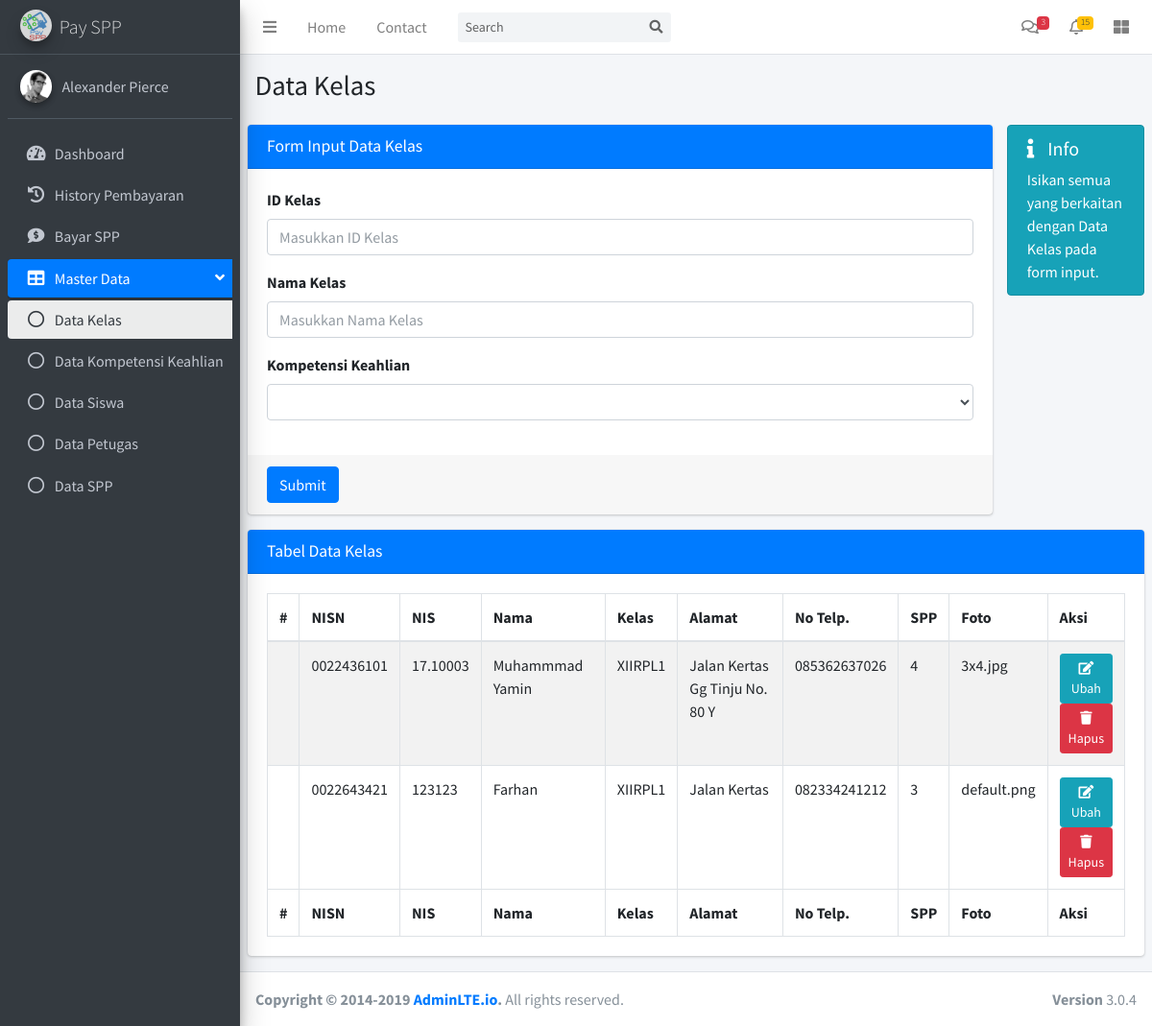
The page /index.php/kelas on the database its author committed.
### tables this page shows
CREATE TABLE `siswa` (
  `nisn` char(10) NOT NULL,
  `nis` char(8) NOT NULL,
  `nama` varchar(35) NOT NULL,
  `id_kelas` varchar(30) NOT NULL,
  `alamat` text NOT NULL,
  `no_telp` varchar(13) NOT NULL,
  `id_spp` int(11) NOT NULL,
  `password` varchar(50) NOT NULL,
  `photo` varchar(150) DEFAULT 'default.png'
);

### application/controllers/Kelas.php (called while the page is built, shortened)
<?php
class Kelas extends CI_Controller
{
    public $judul = NULL;
    public $model = NULL;
    public function __construct()
    {
        $this->load->model('Judul');
        $this->judul = $this->Judul;
        $this->load->model('Kelas_model');
        $this->model = $this->Kelas_model;
    }
    public function index()
    {
        $j = "Data Kelas";
        $b = $this->uri->segment(1);
        $this->judul->set_judul($j);
        $this->judul->set_breadcrumb($b);
        $this->read();
    }
    public function read(){
        $loadkompetensikeahlian = $this->model->load_kompetensi_keahlian();
        $query = $this->db->query('SELECT * FROM siswa');
        $this->load->view('templates/header');
        $this->load->view('templates/sidebar');
        $this->load->view('templates/breadcrumb', array('judul' => $this->judul));
        $this->load->view('admin/kelas_view',array('query' => $query,'loadkeahlian' => $loadkompetensikeahlian));
        $this->load->view('templates/footer');
        $this->load->view('templates/javascript/js');
    }
}

### index.php (called while the page is built, shortened)
<?php
require_once BASEPATH.'core/CodeIgniter.php';

### application/models/Judul.php (called while the page is built, shortened)
<?php
class Judul extends CI_Model
{
    private $judul;
    public function set_judul($j)
    {
        $this->judul = $j;
    }
    public function get_judul()
    {
        return $this->judul;
    }
}

### application/views/admin/kelas_view.php (the view, shortened to what this page needs)
<section class="content">
  <div class="row">
    <div class="col-md-10 col-sm-12">
      <div class="card card-primary">
        <div class="card-header">
          <h3 class="card-title">Form Input Data Kelas</h3>
        </div>
        <form role="form">
          <div class="card-body">
            <div class="form-group">
              <label for="idkelas">ID Kelas</label>
              <input type="text" class="form-control" id="idkelas" placeholder="Masukkan ID Kelas">
            </div>
            <div class="form-group">
              <label for="kelas">Nama Kelas</label>
              <input type="text" class="form-control" id="kelas" placeholder="Masukkan Nama Kelas">
            </div>
            <div class="form-group">
                  <label>Kompetensi Keahlian</label>
                  <select class="form-control select2bs4" style="width: 100%;">
                    <option value=""></option>
                    <?php foreach($loadkeahlian as $lk) { ?>
                    <option><?php echo $lk['nama_kompetensi_keahlian']." - (".$lk['id_kompetensi_keahlian'].")" ?></option>
                    <?php } ?>
                  </select>
            </div>
          </div>
          <div class="card-footer">
            <button type="submit" class="btn btn-primary">Submit</button>
          </div>
        </form>
      </div>
    </div>
    <div class="col-md-2 col-sm-12">
      <div class="alert alert-info">
        <h5><i class="icon fas fa-info"></i> Info</h5>
        Isikan semua yang berkaitan dengan Data Kelas pada form input.
      </div>
    </div>
  </div>
  <div class="row">
    <div class="col-12">
      <div class="card card-primary">
        <div class="card-header">
          <h3 class="card-title">Tabel Data Kelas</h3>
        </div>
        <div class="card-body">
          <table id="tblkelas" class="table table-bordered table-striped">
            <thead>
              <tr>
                <th>#</th>
                <th>NISN</th>
                <th>NIS</th>
                <th>Nama</th>
                <th>Kelas</th>
                <th>Alamat</th>
                <th>No Telp.</th>
                <th>SPP</th>
                <th>Foto</th>
                <th>Aksi</th>
              </tr>
            </thead>
            <tbody>
              <?php foreach ($query->result_array() as $kolom) { ?>
                <tr>
                  <td></td>
                  <td><?php echo $kolom['nisn']; ?></td>
                  <td><?php echo $kolom['nis']; ?></td>
                  <td><?php echo $kolom['nama']; ?></td>
                  <td><?php echo $kolom['id_kelas']; ?></td>
                  <td><?php echo $kolom['alamat']; ?></td>
                  <td><?php echo $kolom['no_telp']; ?></td>
                  <td><?php echo $kolom['id_spp']; ?></td>
                  <td><?php echo $kolom['photo']; ?></td>
                  <td style="width: 80px; text-align: center;">
                    <a style="width: 100%" class="btn btn-info btn-sm" href="#"><i class="fas fa-edit"></i> Ubah</a>
                    <a style="width: 100%" class="btn btn-danger btn-sm" href="#"><i class="fas fa-trash"></i> Hapus</a>
                  </td>
                </tr>
              <?php } ?>
            </tbody>
            <tfoot>
              <tr>
                <th>#</th>
                <th>NISN</th>
                <th>NIS</th>
                <th>Nama</th>
                <th>Kelas</th>
                <th>Alamat</th>
                <th>No Telp.</th>
                <th>SPP</th>
                <th>Foto</th>
                <th>Aksi</th>
              </tr>
            </tfoot>
          </table>
        </div>
      </div>
    </div>
  </div>
</section>
</div>

### application/views/templates/header.php (shortened to what this page needs)
<!DOCTYPE html>
<html>
<head>
    <link rel="stylesheet" href="<?php echo base_url(); ?>assets/plugins/fontawesome-free/css/all.min.css">
    <link rel="stylesheet" href="https://code.ionicframework.com/ionicons/2.0.1/css/ionicons.min.css">
    <link rel="stylesheet" href="<?php echo base_url(); ?>assets/plugins/sweetalert2-theme-bootstrap-4/bootstrap-4.min.css">
    <link rel="stylesheet" href="<?php echo base_url(); ?>assets/plugins/toastr/toastr.min.css">
    <link rel="stylesheet" href="<?php echo base_url(); ?>assets/plugins/datatables-bs4/css/dataTables.bootstrap4.min.css">
    <link rel="stylesheet" href="<?php echo base_url(); ?>assets/plugins/datatables-responsive/css/responsive.bootstrap4.min.css">
    <link rel="stylesheet" href="<?php echo base_url(); ?>assets/plugins/datatables-select/css/select.bootstrap4.min.css">
    <link rel="stylesheet" href="<?php echo base_url(); ?>assets/dist/css/adminlte.min.css">
    <link rel="stylesheet" href="<?php echo base_url(); ?>assets/plugins/select2/css/select2.min.css">
    <link rel="stylesheet" href="<?php echo base_url(); ?>assets/plugins/select2-bootstrap4-theme/select2-bootstrap4.min.css">
</head>
<body class="hold-transition sidebar-mini layout-fixed">
    <div class="wrapper">
        <nav class="main-header navbar navbar-expand navbar-white navbar-light">
            <ul class="navbar-nav">
                <li class="nav-item">
                    <a class="nav-link" data-widget="pushmenu" href="#" role="button"><i class="fas fa-bars"></i></a>
                </li>
                <li class="nav-item d-none d-sm-inline-block">
                    <a href="<?php echo base_url(); ?>assets/index3.html" class="nav-link">Home</a>
                </li>
                <li class="nav-item d-none d-sm-inline-block">
                    <a href="#" class="nav-link">Contact</a>
                </li>
            </ul>
            <form class="form-inline ml-3">
                <div class="input-group input-group-sm">
                    <input class="form-control form-control-navbar" type="search" placeholder="Search" aria-label="Search">
                    <div class="input-group-append">
                        <button class="btn btn-navbar" type="submit">
                            <i class="fas fa-search"></i>
                        </button>
                    </div>
                </div>
            </form>
            <ul class="navbar-nav ml-auto">
                <li class="nav-item dropdown">
                    <a class="nav-link" data-toggle="dropdown" href="#">
                        <i class="far fa-comments"></i>
                        <span class="badge badge-danger navbar-badge">3</span>
                    </a>
                </li>
                <li class="nav-item dropdown">
                    <a class="nav-link" data-toggle="dropdown" href="#">
                        <i class="far fa-bell"></i>
                        <span class="badge badge-warning navbar-badge">15</span>
                    </a>
                </li>
                <li class="nav-item">
                    <a class="nav-link" data-widget="control-sidebar" data-slide="true" href="#" role="button">
                        <i class="fas fa-th-large"></i>
                    </a>
                </li>
            </ul>
        </nav>

### application/views/templates/sidebar.php (shortened to what this page needs)
<aside class="main-sidebar sidebar-dark-primary elevation-4">
    <a href="<?php echo base_url(); ?>assets/index3.html" class="brand-link">
        <img src="<?php echo base_url(); ?>assets/dist/img/logo.jpg" alt="AdminLTE Logo" class="brand-image img-circle elevation-3" style="opacity: .8">
        <span class="brand-text font-weight-light">Pay SPP</span>
    </a>
    <div class="sidebar">
        <div class="user-panel mt-3 pb-3 mb-3 d-flex">
            <div class="image">
                <img src="<?php echo base_url(); ?>assets/dist/img/user2-160x160.jpg" class="img-circle elevation-2" alt="User Image">
            </div>
            <div class="info">
                <a href="#" class="d-block">Alexander Pierce</a>
            </div>
        </div>
        <nav class="mt-2">
            <ul class="nav nav-pills nav-sidebar flex-column" data-widget="treeview" role="menu" data-accordion="false">
                <li class="nav-item">
                    <a href="<?php echo base_url(); ?>dashboard" class="nav-link <?php echo $this->uri->segment(1) == 'dashboard' || $this->uri->segment(1) == '' ? 'active' : '' ?>">
                        <i class="nav-icon fas fa-tachometer-alt"></i>
                        <p>
                            Dashboard
                        </p>
                    </a>
                </li>
                <li class="nav-item">
                    <a href="<?php echo base_url(); ?>history" class="nav-link">
                        <i class="nav-icon fas fa-history"></i>
                        <p>
                            History Pembayaran
                        </p>
                    </a>
                </li>
                <li class="nav-item">
                    <a href="<?php echo base_url(); ?>transaksi" class="nav-link">
                        <i class="nav-icon fas fa-comment-dollar"></i>
                        <p>
                            Bayar SPP
                        </p>
                    </a>
                </li>
                <li class="nav-item has-treeview <?php echo $this->uri->segment(1) == 'kelas' || $this->uri->segment(1) == 'kompetensi_keahlian' ? 'menu-open' : '' ?>">
                    <a href="#" class="nav-link <?php echo $this->uri->segment(1) == 'kelas' || $this->uri->segment(1) == 'kompetensi_keahlian' ? 'active' : '' ?>">
                        <i class="nav-icon fas fa-table"></i>
                        <p>
                            Master Data
                            <i class="fas fa-angle-left right"></i>
                        </p>
                    </a>
                    <ul class="nav nav-treeview">
                        <li class="nav-item">
                            <a href="<?php echo base_url(); ?>kelas" class="nav-link <?php echo $this->uri->segment(1) == 'kelas' ? 'active' : '' ?>">
                                <i class="far fa-circle nav-icon"></i>
                                <p>Data Kelas</p>
                            </a>
                        </li>
                        <li class="nav-item">
                            <a href="<?php echo base_url(); ?>kompetensi_keahlian" class="nav-link <?php echo $this->uri->segment(1) == 'kompetensi_keahlian' ? 'active' : '' ?>">
                                <i class="far fa-circle nav-icon"></i>
                                <p>Data Kompetensi Keahlian</p>
                            </a>
                        </li>
                        <li class="nav-item">
                            <a href="<?php echo base_url(); ?>siswa" class="nav-link">
                                <i class="far fa-circle nav-icon"></i>
                                <p>Data Siswa</p>
                            </a>
                        </li>
                        <li class="nav-item">
                            <a href="<?php echo base_url(); ?>petugas" class="nav-link">
                                <i class="far fa-circle nav-icon"></i>
                                <p>Data Petugas</p>
                            </a>
                        </li>
                        <li class="nav-item">
                            <a href="<?php echo base_url(); ?>spp" class="nav-link">
                                <i class="far fa-circle nav-icon"></i>
                                <p>Data SPP</p>
                            </a>
                        </li>
                    </ul>
                </li>
            </ul>
        </nav>
    </div>
</aside>

### application/views/templates/breadcrumb.php (shortened to what this page needs)
<div class="content-wrapper">
    <section class="content-header">
        <div class="container-fluid">
            <div class="row mb-2">
                <div class="col-sm-6">
                    <h1><?php echo $judul->get_judul(); ?></h1>
                </div>
                <div class="col-sm-6">
                </div>
            </div>
        </div>
    </section>

### application/views/templates/footer.php (shortened to what this page needs)
<footer class="main-footer">
    <div class="float-right d-none d-sm-block">
        <b>Version</b> 3.0.4
    </div>
    <strong>Copyright &copy; 2014-2019 <a href="http://adminlte.io">AdminLTE.io</a>.</strong> All rights
    reserved.
</footer>
</div>

### rows shown on the page
siswa: nisn "0022436101", nis "17.10003", nama "Muhammmad Yamin", id_kelas "XIIRPL1", alamat "Jalan Kertas Gg Tinju No. 80 Y", no_telp "085362637026", id_spp "4", photo "3x4.jpg"
siswa: nisn "0022643421", nis "123123", nama "Farhan", id_kelas "XIIRPL1", alamat "Jalan Kertas", no_telp "082334241212", id_spp "3", photo "default.png"

### other values the page prints
$judul->get_judul() "Data Kelas"
